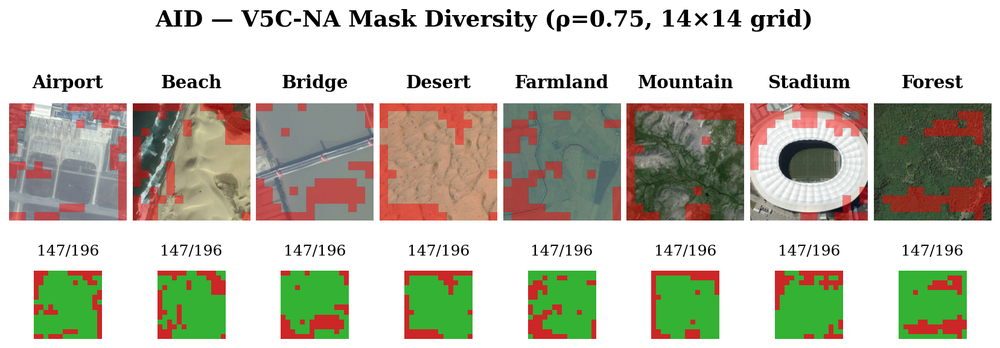
#> input picture paper/figures/fig2_mask_diversity_aid.png, 1000 x 348 px, shrunk from 1657 x 576 before the run, found by its file name
$ python merge_mask_fig.py
#> lines starting #> are read from the running program, lines starting #| are printed output that depends on the picture
"""Merge fig2a (AID masks) and fig2b (RESISC45 masks) into a single figure."""
import matplotlib
matplotlib.use('Agg')
import matplotlib.pyplot as plt
import matplotlib.image as mpimg

plt.rcParams.update({
    'font.family': 'serif',
    'font.serif': ['Times New Roman', 'DejaVu Serif'],
    'font.size': 9,
    'figure.dpi': 300,
    'savefig.dpi': 300,
    'savefig.bbox': 'tight',
    'savefig.pad_inches': 0.05,
})

# Load existing mask images
aid_img = mpimg.imread('paper/figures/fig2_mask_diversity_aid.png')
#> aid_img is the input picture: shape (348, 1000, 4) float32; mean R, G, B, A 0.763, 0.756, 0.701, 1
res_img = mpimg.imread('paper/figures/fig2_mask_diversity_resisc45.png')
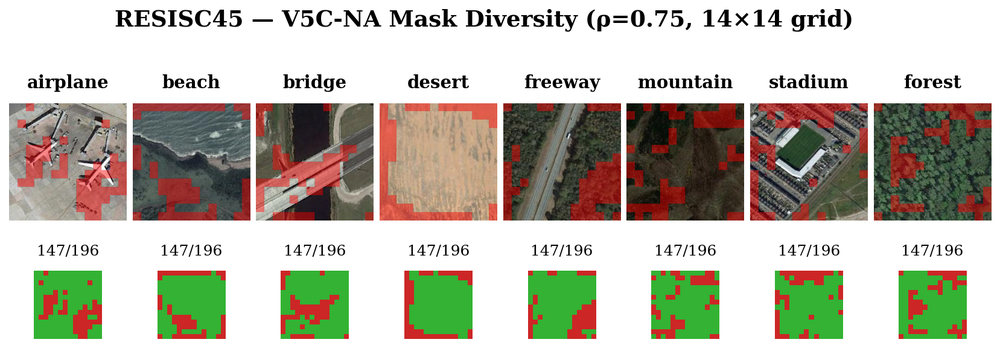
#> input picture paper/figures/fig2_mask_diversity_resisc45.png, 1000 x 348 px, shrunk from 1657 x 576 before the run, found by its file name
#> res_img is the input picture: shape (348, 1000, 4) float32; mean R, G, B, A 0.728, 0.717, 0.664, 1

fig, (ax1, ax2) = plt.subplots(2, 1, figsize=(7.0, 5.0))

ax1.imshow(aid_img)
ax1.set_title('(a) AID (30 classes)', fontweight='bold', fontsize=10)
ax1.axis('off')

ax2.imshow(res_img)
ax2.set_title('(b) RESISC45 (45 classes)', fontweight='bold', fontsize=10)
ax2.axis('off')

plt.tight_layout()
plt.savefig('paper/figures/fig2_mask_diversity_merged.png')
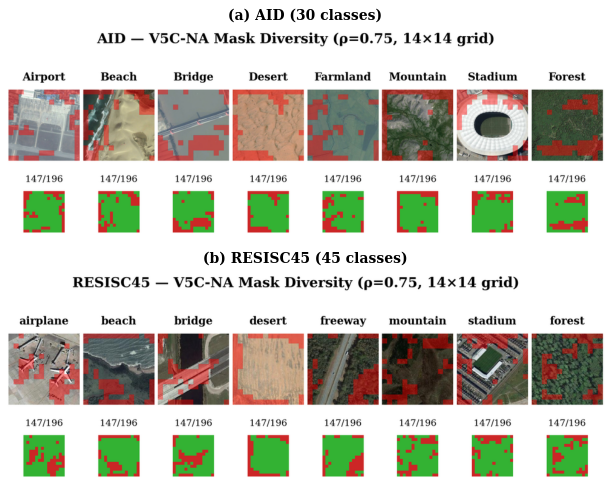
#> figure drawn by matplotlib, 2 panels
plt.savefig('paper/figures/fig2_mask_diversity_merged.pdf')
plt.close()
print("✅ Merged fig2 saved")
